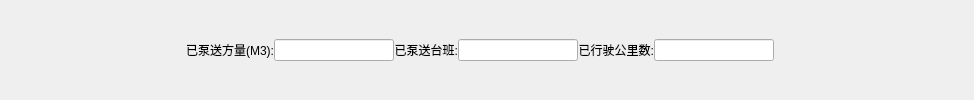
        <widget class="QWidget" name="widget_13" native="true">
         <layout class="QHBoxLayout" name="horizontalLayout_16">
          <property name="spacing">
           <number>0</number>
          </property>
          <property name="leftMargin">
           <number>0</number>
          </property>
          <property name="topMargin">
           <number>0</number>
          </property>
          <property name="rightMargin">
           <number>0</number>
          </property>
          <property name="bottomMargin">
           <number>0</number>
          </property>
          <item>
           <widget class="QLabel" name="label_32">
            <property name="minimumSize">
             <size>
              <width>274</width>
              <height>0</height>
             </size>
            </property>
            <property name="text">
             <string>已泵送方量(M3):</string>
            </property>
            <property name="alignment">
             <set>Qt::AlignRight|Qt::AlignTrailing|Qt::AlignVCenter</set>
            </property>
           </widget>
          </item>
          <item>
           <widget class="QLineEdit" name="pumpedSquareLE">
            <property name="minimumSize">
             <size>
              <width>120</width>
              <height>0</height>
             </size>
            </property>
            <property name="maximumSize">
             <size>
              <width>120</width>
              <height>16777215</height>
             </size>
            </property>
           </widget>
          </item>
          <item>
           <widget class="QLabel" name="label_33">
            <property name="text">
             <string>已泵送台班:</string>
            </property>
            <property name="alignment">
             <set>Qt::AlignRight|Qt::AlignTrailing|Qt::AlignVCenter</set>
            </property>
           </widget>
          </item>
          <item>
           <widget class="QLineEdit" name="pumpedTimesLE">
            <property name="minimumSize">
             <size>
              <width>120</width>
              <height>0</height>
             </size>
            </property>
            <property name="maximumSize">
             <size>
              <width>120</width>
              <height>16777215</height>
             </size>
            </property>
           </widget>
          </item>
          <item>
           <widget class="QLabel" name="label_34">
            <property name="text">
             <string>已行驶公里数:</string>
            </property>
            <property name="alignment">
             <set>Qt::AlignRight|Qt::AlignTrailing|Qt::AlignVCenter</set>
            </property>
           </widget>
          </item>
          <item>
           <widget class="QLineEdit" name="milageLE">
            <property name="minimumSize">
             <size>
              <width>120</width>
              <height>0</height>
             </size>
            </property>
            <property name="maximumSize">
             <size>
              <width>120</width>
              <height>16777215</height>
             </size>
            </property>
           </widget>
          </item>
          <item>
           <spacer name="horizontalSpacer_17">
            <property name="orientation">
             <enum>Qt::Horizontal</enum>
            </property>
            <property name="sizeType">
             <enum>QSizePolicy::Maximum</enum>
            </property>
            <property name="sizeHint" stdset="0">
             <size>
              <width>200</width>
              <height>20</height>
             </size>
            </property>
           </spacer>
          </item>
         </layout>
        </widget>
